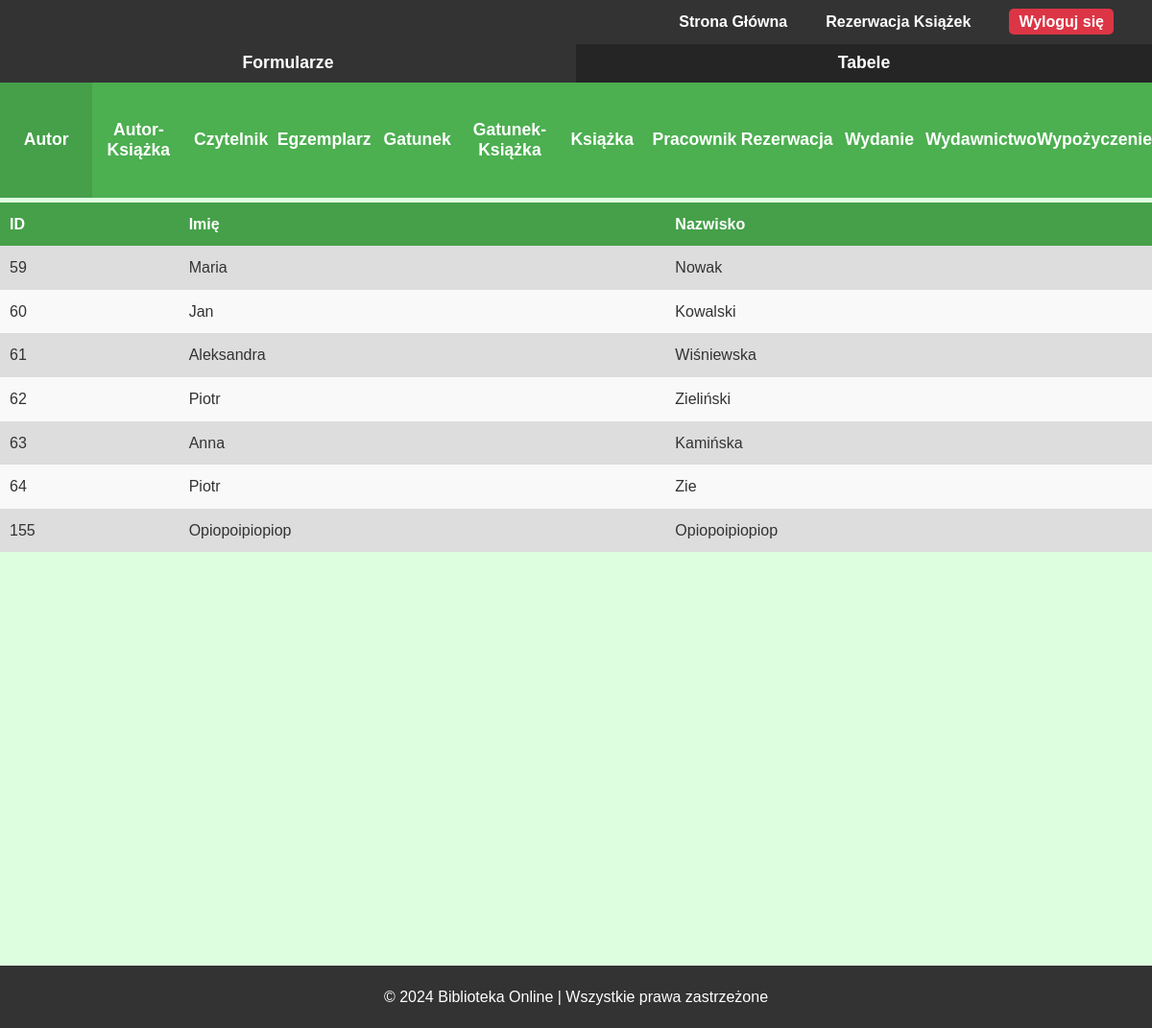
/php/admin/tabele/main_tabela.php (signed in), run on the app's committed database.
### tables this page shows
CREATE TABLE `autor` (
  `ID` int(11) NOT NULL,
  `imie` varchar(50) NOT NULL,
  `nazwisko` varchar(50) NOT NULL
);

### php/admin/tabele/autor_tabela.php (the view)
<section id="tabela">
    <?php
    $sql = "SELECT * FROM autor";
    $result = $conn->query($sql);
    echo "<table>";
    echo "<thead>
            <tr>
                <th>ID</th>
                <th>Imię</th>
                <th>Nazwisko</th>
            </tr>
        </thead>";
    echo "<tbody>";
    if ($result->num_rows > 0)
    {
        while ($row = $result->fetch_assoc())
        {
            echo "<tr>
                    <td>" . $row["ID"] . "</td>
                    <td>" . $row["imie"] . "</td>
                    <td>" . $row["nazwisko"] . "</td>
                </tr>";
        }
    }
    else
    {
        echo "<tr>
                <td colspan='3' class='no-data'>Brak danych</td>
            </tr>";
    }
    echo "</tbody>";
    echo "</table>";
    ?>
</section>

### php/admin/tabele/main_tabela.php (shortened to what this page needs)
<?php
$tabela = isset($_GET['tabela']) ? $_GET['tabela'] : null;
if(!$tabela)
    $tabela = 'autor';
?>
<!DOCTYPE html>
<html lang="pl">
<head>
    <link rel="stylesheet" href="css/style.css">
    <link rel="stylesheet" href="css/admin.css">
</head>
<body>
    <header>
        <nav>
            <ul>
                <li><a href="/Biblioteka/index.php">Strona Główna</a></li>
                <li><a href="/Biblioteka/php/reservation.php">Rezerwacja Książek</a></li>
                <?php if(isset($_SESSION['user_id'])): ?>
                    <li><a href="/Biblioteka/php/logout.php" id="logoutBtn">Wyloguj się</a></li>
                <?php else: ?>
                    <li><a href="/Biblioteka/php/login.php">Zaloguj się</a></li>
                <?php endif; ?>
            </ul>
        </nav>
    </header>
    <section id="pasek">
        <ul>
            <li><a href="php/admin/formularze/main_formularz.php?formularz=<?php echo $tabela; ?>"><button>Formularze</button></a></li>
            <li><button disabled>Tabele</button></li>
        </ul>
    </section>
    <section id="panel">
        <ul>
            <?php
            $tabele = [
                'autor' => 'Autor',
                'autor_ksiazki' => 'Autor-Książka',
                'czytelnik' => 'Czytelnik',
                'egzemplarz' => 'Egzemplarz',
                'gatunek' => 'Gatunek',
                'gatunek_ksiazki' => 'Gatunek-Książka',
                'ksiazka' => 'Książka',
                'pracownik' => 'Pracownik',
                'rezerwacja' => 'Rezerwacja',
                'wydanie' => 'Wydanie',
                'wydawnictwo' => 'Wydawnictwo',
                'wypozyczenie' => 'Wypożyczenie'
            ];
            foreach ($tabele as $key => $value) {
                if ($tabela === $key) {
                    echo "<li><button disabled>$value</button></li>";
                } else {
                    echo "<li><a href='php/admin/tabele/main_tabela.php?tabela=$key'><button>$value</button></a></li>";
                }
            }
            ?>
        </ul>
    </section>
    <?php
        if ($tabela && array_key_exists($tabela, $tabele)){
            include(BASE_PATH . 'php/admin/tabele/' . $tabela . '_tabela.php');
        }
        else {
            echo "<p>Brak tabeli</p>";
        }
    ?>
    <footer>
        <p>&copy; 2024 Biblioteka Online | Wszystkie prawa zastrzeżone</p>
    </footer>
</body>
</html>

### css/style.css (style rules this page uses)
* { margin: 0; padding: 0; box-sizing: border-box; }
body { font-family: Arial, sans-serif; line-height: 1.6; background-color: #f4f4f4; color: #333; }
header { background-color: #333; color: #fff; padding: 10px 20px; }
header nav ul { color: #fff; list-style-type: none; margin: 0; padding: 0; display: flex; justify-content: flex-end; }
header nav ul li { display: inline; margin: 0 20px; }
header nav ul li a { text-decoration: none; color: #fff; font-weight: bold; font-family: Arial, sans-serif; }
#logoutBtn { background-color: #dc3545; color: white; padding: 5px 10px; text-decoration: none; font-weight: bold; border-radius: 5px; }
footer { text-align: center; padding: 20px 0; background-color: #333; color: white; position: relative; bottom: 0; width: 100%; }

### css/admin.css (style rules this page uses)
* { margin: 0; padding: 0; box-sizing: border-box; }
body { background-color: #deffdf; }
#pasek { background-color: #817f7f; height: 5vh; display: flex; justify-content: center; }
#pasek ul { display: flex; list-style-type: none; padding: 0; margin: 0; flex: 1; align-items: stretch; }
#pasek li { flex: 1; }
#pasek button { height: 100%; width: 100%; background-color: #333; color: white; font-size: 2.2vh; font-weight: bold; border: none; cursor: pointer; display: flex; align-items: center; justify-content: center; }
#pasek button:disabled { background-color: rgb(37, 37, 37); cursor: default; }
#panel { background-color: #4CAF50; height: 15vh; display: flex; justify-content: center; align-items: stretch; }
#panel ul { display: flex; list-style-type: none; padding: 0; margin: 0; flex: 1; align-items: stretch; }
#panel li { flex: 1; display: flex; justify-content: center; }
#panel button { height: 100%; width: 100%; background-color: #4CAF50; color: white; font-size: 2.2vh; font-weight: bold; border: none; cursor: pointer; display: flex; align-items: center; justify-content: center; }
#panel button:disabled { background-color: #45a049; cursor: default; }
#panel a { text-decoration: none; color: inherit; cursor: pointer; }
#pasek a { text-decoration: none; color: inherit; cursor: pointer; }
#tabela { background-color: #deffdf; height: auto; max-height: 100vh; height: 100vh; width: 100%; display: flex; justify-content: center; align-items: flex-start; box-sizing: border-box; overflow-y: scroll; direction: rtl; padding-top: 5px; }
#tabela table { border-collapse: collapse; width: 100%; max-height: 100%; overflow-y: auto; box-sizing: border-box; direction: ltr; }
#tabela table, th, td { box-sizing: border-box; }
#tabela th, td { padding: 10px; text-align: left; vertical-align: top; }
#tabela th { position: sticky; top: 0; background-color: #45a049; color: white; z-index: 2; }
#tabela tbody tr:nth-child(odd) { background-color: #ddd; }
#tabela tbody tr:nth-child(even) { background-color: #f9f9f9; }

### data on the page
autor: ID "59", imie "Maria", nazwisko "Nowak"
autor: ID "60", imie "Jan", nazwisko "Kowalski"
autor: ID "61", imie "Aleksandra", nazwisko "Wiśniewska"
autor: ID "62", imie "Piotr", nazwisko "Zieliński"
autor: ID "63", imie "Anna", nazwisko "Kamińska"
autor: ID "64", imie "Piotr", nazwisko "Zie"
autor: ID "155", imie "Opiopoipiopiop", nazwisko "Opiopoipiopiop"

### other printed values
$value "Autor"
$value "Autor-Książka"
$value "Czytelnik"
$value "Egzemplarz"
$value "Gatunek"
$value "Gatunek-Książka"
$value "Książka"
$value "Pracownik"
$value "Rezerwacja"
$value "Wydanie"
$value "Wydawnictwo"
$value "Wypożyczenie"
